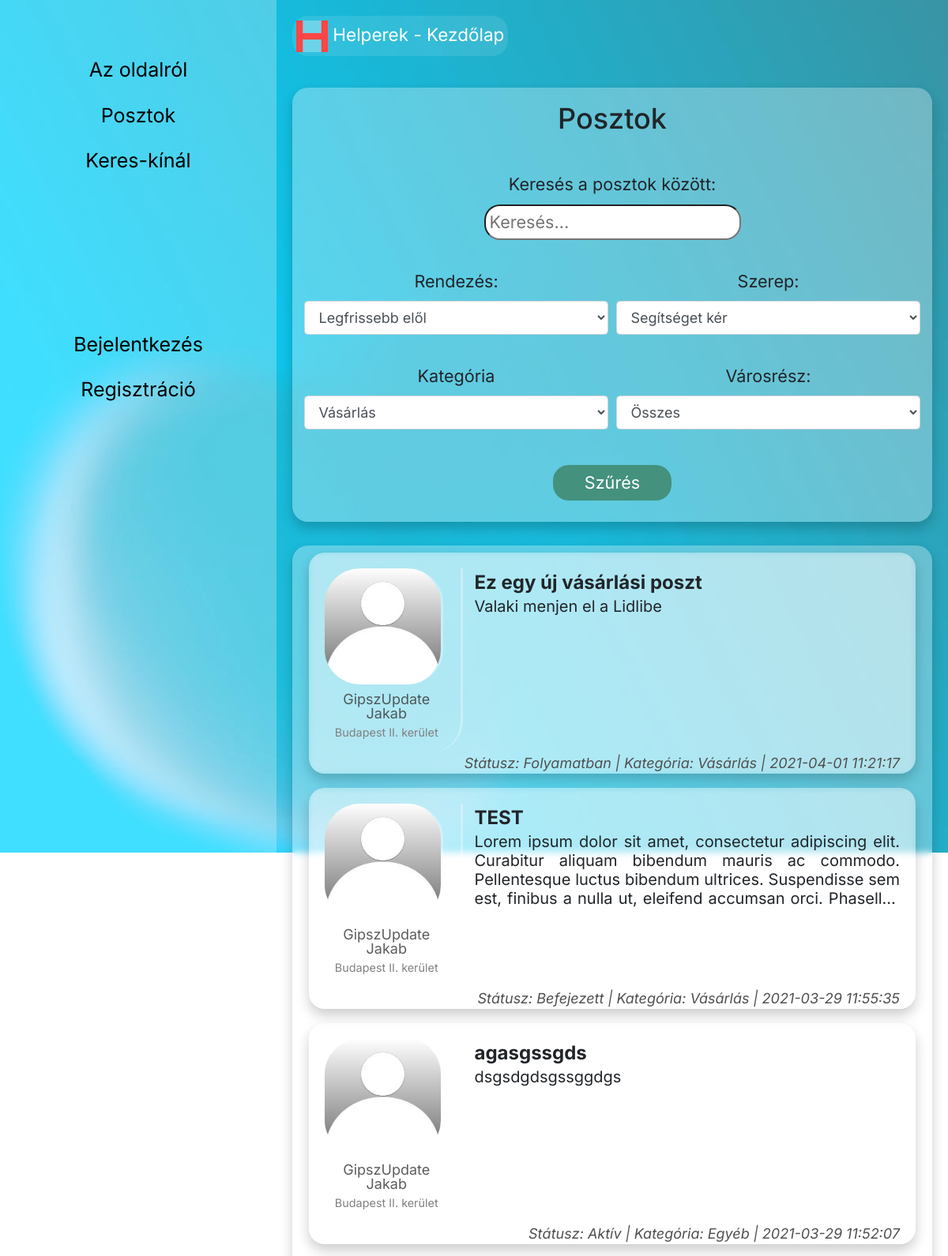
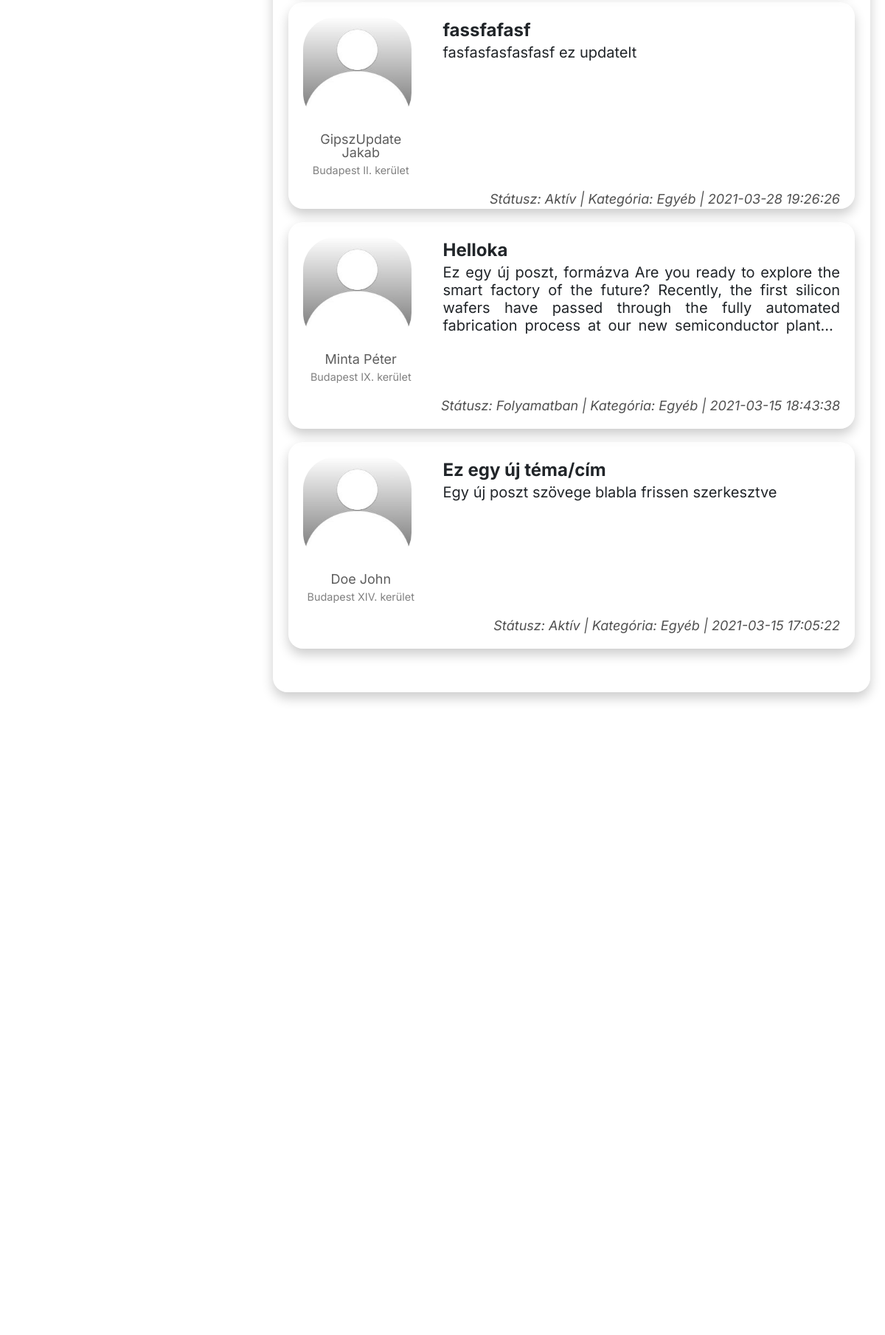
The app's page /Web_file/mainProject/index.php?controller=post&action=index (upper part) with its own data (2 pictures, top to bottom).
### tables this page shows
CREATE TABLE `user_posts` (
  `id` int(11) NOT NULL,
  `author_id` bigint(20) NOT NULL,
  `subject` varchar(255) NOT NULL,
  `timestamp` datetime NOT NULL DEFAULT current_timestamp(),
  `post_content` text NOT NULL,
  `city` varchar(50) NOT NULL,
  `category` varchar(20) NOT NULL,
  `role` varchar(25) NOT NULL,
  `status` varchar(20) NOT NULL,
  `cart_id` varchar(20) NOT NULL,
  `helper_id` bigint(20) DEFAULT NULL
);

CREATE TABLE `users` (
  `id` int(11) NOT NULL,
  `user_id` bigint(20) NOT NULL,
  `first_name` varchar(255) NOT NULL,
  `last_name` varchar(255) NOT NULL,
  `email` varchar(255) NOT NULL,
  `password_hash` varchar(255) NOT NULL,
  `date_of_birth` date DEFAULT NULL,
  `county` varchar(255) DEFAULT NULL,
  `city` varchar(255) DEFAULT NULL,
  `role` varchar(25) NOT NULL,
  `phone` varchar(15) DEFAULT NULL,
  `phone_visible` tinyint(1) NOT NULL DEFAULT 0,
  `about` text DEFAULT NULL
);

### Web_file/mainProject/src/app/controller/CommonController.php (called while the page is built, shortened)
<?php
class CommonController {
    protected $controllerName = null;
    protected function render($view,$data = []){
        extract($data);
        include("src/app/view/{$this->controllerName}/{$view}.php");
        return ob_get_clean();
    }
}

### Web_file/mainProject/src/app/controller/PostController.php (called while the page is built, shortened)
<?php
require_once('src/app/model/User.php');
require_once('src/app/model/Post.php');
class PostController extends CommonController{
    public function actionIndex()
    {
        if (isset($_GET['order']))
        {
            $posts = Post::findAll($_GET['order']);
        }
        else
        {
            $posts = Post::findAll("DESC");
        }
        return $this->render('index', [
            "posts" => $posts
        ]);
    }
}

### Web_file/mainProject/index.php (called while the page is built, shortened)
<?php
require_once("src/app/controller/PostController.php");
$controllerName = !empty($_GET['controller'])?ucfirst($_GET['controller']) . "Controller":"UserController";
$actionName = !empty($_GET['action'])?"action".ucfirst($_GET['action']):"actionIndex";
if($controllerName == "PostController")
{
    $controller = new \app\controller\PostController();
    if($actionName == "actionIndex")
    {
        $content = $controller->actionIndex();
    }
}
include("src/app/view/templates/main-template.php");
?>

### Web_file/mainProject/src/app/model/Post.php (called while the page is built, shortened)
<?php
class Post
{
    private $id;
    private $subject;
    private $timestamp;
    private $post_content;
    private $category;
    private $status;
    public function getId()
    {
        return $this->id;
    }
    public function getSubject()
    {
        return $this->subject;
    }
    public function getTimestamp()
    {
        return $this->timestamp;
    }
    public function getPost_content()
    {
        return $this->post_content;
    }
    public function getCategory()
    {
        if ($this->category == "shopping")
        {
            return "Vásárlás";
        }
        else
        {
            return "Egyéb";
        }
    }
    public function getStatus()
    {
        return $this->status;
    }
    public static function findAll($order)
    {
        $conn = Database::getConnection();
        if (strtoupper($order) == "DESC")
        {
            $sql = "SELECT * FROM user_posts ORDER BY timestamp DESC";
        }
        else if (strtoupper($order) == "ASC")
        {
            $sql = "SELECT * FROM user_posts ORDER BY timestamp ASC";
        }
        $statement = $conn->prepare($sql);
        $statement->execute();
        return $statement->fetchAll(PDO::FETCH_CLASS,self::class);
    }
}

### Web_file/mainProject/src/app/model/User.php (called while the page is built, shortened)
<?php
class User
{
    private $id;
    private $first_name;
    private $last_name;
    private $city;
    public function getId()
    {
        return $this->id;
    }
    public function getFirst_name()
    {
        return $this->first_name;
    }
    public function getLast_name()
    {
        return $this->last_name;
    }
    public function getCity()
    {
        return $this->city;
    }
    public static function findOneByUserId($user_id)
    {
        $conn = Database::getConnection();
        $sql = "SELECT * FROM users WHERE `user_id` = :user_id";
        $statement = $conn->prepare($sql);
        $statement->execute([
            ":user_id" => $user_id
        ]);
        return $statement->fetchObject(self::class);
    }
}

### Web_file/mainProject/src/app/view/post/index.php (the view, shortened to what this page needs)
<?php
require_once("src/app/model/Post.php");
require_once("src/app/model/User.php");
if (!isset($_POST['post-search']))
{
    $posts = Post::findAll("DESC");
}
else
{
    $posts = Post::findAllByFilters($_POST['post-search'], $_POST['post']['city'], $_POST['post']['order'], $_POST['post']['category'], $_POST['post']['role']);
}
?>
<div class="container search-area pb-2">
    <div class="row">
        <div class="col-12 text-center my-3">
            <h2>Posztok</h2>
        </div>
    </div>
    <form action="index.php?controller=post&action=index" method="POST" class="my-3 text-center">
        <div class="form-row">
            <div class="form-group col-md-6 offset-md-3">
                <label for="post-search">Keresés a posztok között:</label>
                <input type="search" name="post-search" id="post-search" placeholder="Keresés..." <?php echo (isset($_POST['post-search']))?'value = ' . $_POST['post-search']:"" ?> >
            </div>
        </div>
        <div class="form-row my-3">
            <div class="form-group col-md-6">
                <label for="post-order">Rendezés:</label>
                <select class="form-control" name="post[order]" id="post-order">
                    <option value="DESC" <?= (isset( $_POST['post']) && $_POST['post']['order'] == "DESC")?"selected":"" ?> >Legfrissebb elől</option>
                </select>
            </div>
            <div class="form-group col-md-6">
                <label for="post-role">Szerep:</label>
                <select class="form-control" name="post[role]">
                    <option value="lookingForHelp" <?= (isset( $_POST['post']) && $_POST['post']['role'] == "lookingForHelp")?"selected":"" ?> >Segítséget kér</option>
                </select>
            </div>
        </div>
        <div class="form-row my-3">
            <div class="form-group col-md-6">
                <label for="post-category">Kategória</label>
                <select class="form-control" name="post[category]" id="post-category">
                    <option value="shopping" <?= (isset( $_POST['post']) && $_POST['post']['category'] == "shopping")?"selected":"" ?>>Vásárlás</option>
                </select>
            </div>
            <div class="form-group col-md-6">
                <label for="post-city">Városrész:</label>
                <select name="post[city]" id="post-city" class="form-control">
                    <option value="All">Összes</option>
                </select>
            </div>
        </div>
        <input type="submit" value="Szűrés" class="btn-search mt-2">
    </form>
</div>
<div class="container post-container my-3">
    <div class="row">
        <?php if (isset($_POST['post-search']) && count($posts) < 1) : ?>
            <div class="col-12 my-3">
                <div class="alert alert-warning text-center">Nincs a keresésnek megfelelő poszt! :(</div>
            </div>
        <?php else : ?>
        <?php foreach($posts as $post) : ?>
            <?php $user = User::findOneByUserId($post->getAuthor_id()); ?>
            <div class="col-12 post-box my-2">
            <div class="row">
                <div class="col-3 post-img" onclick=<?= "location.href='index.php?controller=user&action=profile&id=" . $user->getId() . "';" ?> style="cursor: pointer;">
                    <img src="img/general_profile_picture.jpg" alt="user-profile-img" title="Ugrás a profilra" class="img-fluid post-img">
                    <p class="author-label text-center">
                        <?php
                            echo $user->getLast_name() . " " . $user->getFirst_name();
                        ?>
                    </p>
                    <p class="author-location text-center">
                        <?php
                            echo $user->getCity();
                        ?>
                    </p>
                </div>
                <div class="col-9 post-content-box" onclick=<?= "location.href='index.php?controller=post&action=view&id=" . $post->getId() . "';" ?> style="cursor: pointer;" >
                    <div class="row">
                    <div class="col-12 post-subject">
                        <?= $post->getSubject(); ?>
                    </div>
                    <div class="col-12 post-content">
                        <?= $post->getPost_content(); ?>
                    </div>
                    </div>
                </div>
            </div>
            <p class="post-info">Státusz: <?= $post->getStatus() ?> | Kategória: <?= $post->getCategory() ?> | <?= $post->getTimestamp() ?></p>
            </div>
        <?php endforeach; ?>
        <?php endif; ?>
    </div>
</div>

### Web_file/mainProject/css/style.css (style rules this page uses)
html { overflow-x: hidden; font-size: 18px; }
body { overflow-x: hidden; background-size: cover; font-family: 'Inter', sans-serif; min-height: 100vh; }
.container.search-area { background-color: rgba(255, 255, 255, 0.3); backdrop-filter: blur(4px); border-radius: 20px; box-shadow: 0px 8px 16px 0px rgba(0,0,0,0.2); max-width: 992px; margin: auto; font-size: 1.2em; margin-bottom: 30px; margin-top: 40px; }
.container.search-area input { border-radius: 20px; height: 2.5rem; padding: 5px; }
.post-container { background-color: rgba(255, 255, 255, 0.3); backdrop-filter: blur(4px); border-radius: 20px; box-shadow: 0px 8px 16px 0px rgba(0,0,0,0.2); max-width: 992px; margin: auto; font-size: 20px; padding-bottom: 50px; }
.post-box { background-color: rgba(255, 255, 255, 0.3); backdrop-filter: blur(4px); border-radius: 20px; box-shadow: 0px 8px 16px 0px rgba(0,0,0,0.2); max-width: 768px; margin: auto; font-size: 20px; max-height: 280px; padding: 20px; }
.post-img { width: 150px; border-right: solid 3px rgba(255, 255, 255, 0.3); border-bottom-right-radius: 40px; font-size: 18px; }
.post-img img { border-radius: 30%; width: 120; margin-bottom: 10px; }
.post-img p { line-height: 1em; }
.post-img>p:nth-of-type(2) { margin-top: -10px; }
.author-label { color: rgba(53, 53, 53, 0.8); font-size: 1em; }
.author-location { color: gray; font-size: 0.8em; }
.post-subject { font-weight: bold; font-size: 1.2em; }
.post-content { text-align: justify; overflow: hidden; text-overflow: ellipsis; display: -webkit-box; -webkit-box-orient: vertical; -webkit-line-clamp: 4; line-height: 1.2em; max-height: 4.8em; }
.btn-search { background-color:rgb(68, 145, 125); color: white; width: 150px; padding: 10px 10px 10px 10px; border: none; border-radius: 20px; transition: 0.5s; }
.post-info { text-align: right; font-size: 18px; color: rgb(80, 80, 80); font-style: italic; }

### records on screen
user_posts: users.last_name "GipszUpdate", users.first_name "Jakab", users.city "Budapest II. kerület", subject "Ez egy új vásárlási poszt", post_content "Valaki menjen el a Lidlibe", status "Folyamatban", category "Vásárlás", timestamp "2021-04-01 11:21:17"
user_posts: users.last_name "GipszUpdate", users.first_name "Jakab", users.city "Budapest II. kerület", subject "TEST", post_content "Lorem ipsum dolor sit amet, consectetur adipiscing elit. Curabitur aliquam bibendum mauris ac commodo. Pellentesque luctus bibendum ultrices. Suspendisse sem est, finibus a nulla ut, eleifend accumsan orci.…", status "Befejezett", category "Vásárlás", timestamp "2021-03-29 11:55:35"
user_posts: users.last_name "GipszUpdate", users.first_name "Jakab", users.city "Budapest II. kerület", subject "agasgssgds", post_content "dsgsdgdsgssggdgs", status "Aktív", category "Egyéb", timestamp "2021-03-29 11:52:07"
user_posts: users.last_name "GipszUpdate", users.first_name "Jakab", users.city "Budapest II. kerület", subject "fassfafasf", post_content "fasfasfasfasfasf ez updatelt", status "Aktív", category "Egyéb", timestamp "2021-03-28 19:26:26"
user_posts: users.last_name "Minta", users.first_name "Péter", users.city "Budapest IX. kerület", subject "Helloka", post_content "Ez egy új poszt, formázva Are you ready to explore the smart factory of the future? Recently, the first silicon wafers have passed through the fully automated fabrication process at our new semiconductor plant…", status "Folyamatban", category "Egyéb", timestamp "2021-03-15 18:43:38"
user_posts: users.last_name "Doe", users.first_name "John", users.city "Budapest XIV. kerület", subject "Ez egy új téma/cím", post_content "Egy új poszt szövege blabla frissen szerkesztve", status "Aktív", category "Egyéb", timestamp "2021-03-15 17:05:22"
